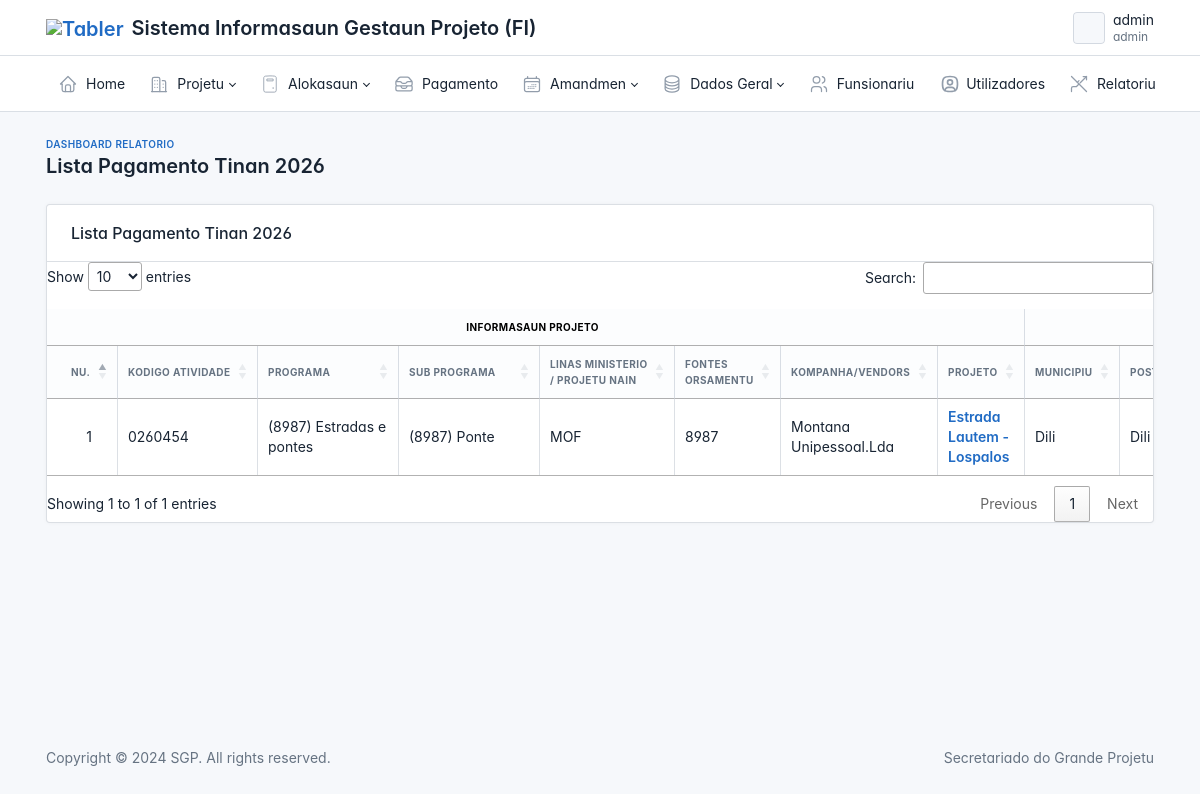
Page /report/all/list/2026/ (signed in) on the committed database.
### project/models.py (models this page shows, shortened)
class Project(models.Model):
    name = models.CharField(max_length=500, verbose_name="Projeto")
    activity_code = models.CharField(max_length=50, null=True, blank=True, verbose_name="Kodigo Atividade")
    program = models.ForeignKey(Program, on_delete=models.CASCADE, null=True, blank=True, verbose_name="Programa", related_name="project_program")
    sub_program = models.ForeignKey(SubProgram, on_delete=models.CASCADE, null=True, blank=True, verbose_name="Sub Programa", related_name="project_sub_program")
    owner = models.ForeignKey(Owner, on_delete=models.CASCADE, null=True, blank=True, related_name="project_owner")
    fund = models.ForeignKey(Fund, on_delete=models.CASCADE, null=True, blank=True, verbose_name="Fontes Orsamento", related_name="project_fund")
    type = models.ForeignKey(Type, on_delete=models.CASCADE, null=True, blank=True, verbose_name="Tipo Projeto", related_name='project_type')
    year = models.ForeignKey(Ano, on_delete=models.CASCADE, null=True, blank=True, verbose_name="Tinan Plano Projeto", related_name='project_year')
    owner_estimation = models.DecimalField(max_digits=11, decimal_places=2, blank=True, null=True)
    is_active = models.BooleanField(default=False, null=True, blank=True)
    datetime = models.DateTimeField(auto_now_add=True, null=True, blank=True)
    user = models.ForeignKey(User, on_delete=models.CASCADE, null=True,  blank=True, related_name="project_user")
    uuid = models.UUIDField(default=uuid.uuid4, editable=False, unique=True, null=True, blank=True)
    class Meta:
        verbose_name = "Projeto"
        verbose_name_plural = "Lista Projeto"

class Program(models.Model):
    code = models.CharField(max_length=10, null=True, blank=True)
    name = models.CharField(max_length=100)

class SubProgram(models.Model):
    program = models.ForeignKey(Program, on_delete=models.SET_NULL, null=True, blank=True)
    code = models.CharField(max_length=50, null=True, blank=True)
    name = models.CharField(max_length=100)

class Owner(models.Model):
    name = models.CharField(max_length=100)
    code = models.CharField(max_length=50)

class Fund(models.Model):
    code = models.CharField(max_length=50, null=True, blank=True)
    name = models.CharField(max_length=100)
    desc = models.TextField(blank=True)

class Company(models.Model):
    name = models.CharField(max_length=500, null=True)
    def __str__(self):
        return self.name

### custom/models.py (models this page shows, shortened)
class Municipality(models.Model):
	name = models.CharField(max_length=100)

class AdministrativePost(models.Model):
	municipality = models.ForeignKey(Municipality, on_delete=models.CASCADE, null=True, related_name='administrative_post')
	name = models.CharField(max_length=100)

### report/views.py (the view)
# urls.py: path('all/list/<int:year>/',views.RListAll, name='r-list-all'),
@login_required
def RListAll(request, year):
    year_selected = request.GET.get('year', year)
    ano_obj = Ano.objects.filter(ano=year_selected).first()
    project_list_data = []
    if ano_obj:
        projects = Project.objects.filter(
            project_allocation__year=ano_obj
        ).select_related(
            'program', 'sub_program', 'owner', 'fund', 'type', 'project_location',
            'project_location__municipality', 'project_location__administrative_post', 'project_location__village'
        ).distinct().order_by('id')
        for index, proj in enumerate(projects, start=1):
            last_amend_amount = proj.amendment_amount_project.all().order_by('-id').first()
            total_amend_amount_count = proj.amendment_amount_project.count()
            last_amend_time = proj.amendment_time_project.all().order_by('-id').first()
            total_amend_time_count = proj.amendment_time_project.count()
            alloc_year = proj.project_allocation.filter(year=ano_obj).first()
            last_transfer = proj.transferencia_project.all().order_by('-id').first()
            transfer_count = proj.transferencia_project.count()
            last_payment = proj.payment_project.all().order_by('-id').first()
            contract_original = proj.contract_project
            contract_final = proj.project_contract_amendment if hasattr(proj, 'project_contract_amendment') else None
            justification = ProjectJustification.objects.filter(project=proj).last()
            project_list_data.append({
                'no': index,
                'uuid': proj.uuid,
                'activity_code': proj.activity_code,
                'program_code': proj.program.code if proj.program else '-',
                'program_name': proj.program.name if proj.program else '-',
                'sub_program_code': proj.sub_program.code if proj.sub_program else '-',
                'sub_program_name': proj.sub_program.name if proj.sub_program else '-',
                'owner': proj.owner.name if proj.owner else '-',
                'owner_code': proj.owner.code if proj.owner else '-',
                'fund_code': proj.fund.code if proj.fund else '-',
                'fund': proj.fund.name if proj.fund else '-',
                'project_name': proj.name,
                'municipality': proj.project_location.municipality.name if hasattr(proj, 'project_location') and proj.project_location.municipality else '-',
                'administrative_post': proj.project_location.administrative_post.name if hasattr(proj, 'project_location') and proj.project_location.administrative_post else '-',
                'village': proj.project_location.village.name if hasattr(proj, 'project_location') and proj.project_location.village else '-',
                'aldeia': proj.project_location.aldeia.name if hasattr(proj, 'project_location') and proj.project_location.aldeia else '-',
                'latitude_start': proj.project_location.latitude_start if hasattr(proj, 'project_location') and proj.project_location.latitude_start else '-',
                'longitude_start': proj.project_location.longitude_start if hasattr(proj, 'project_location') and proj.project_location.longitude_start else '-',
                'latitude_end': proj.project_location.latitude_end if hasattr(proj, 'project_location') and proj.project_location.latitude_end else '-',
                'longitude_end': proj.project_location.longitude_end if hasattr(proj, 'project_location') and proj.project_location.longitude_end else '-',
                'company': contract_original.company if contract_original else '-',
                'contract_number': contract_original.number if contract_original else '-',
                'contract_start': getattr(contract_original, 'start_date', '-') or getattr(contract_original, 'date', '-'),
                'contract_end': getattr(last_amend_time, 'end_date', '-') or getattr(contract_original, 'end_date', '-'),
                'contract_original': contract_original.amount,
                'project_type': proj.type.name if proj.type else '-',
                'performance_security': contract_original.contract_bank_guarantee.first().performance_security if contract_original and contract_original.contract_bank_guarantee.exists() else 0.00,
                'advance_payment': contract_original.contract_bank_guarantee.first().advance_payment if contract_original and contract_original.contract_bank_guarantee.exists() else 0.00,
                'retention': contract_original.contract_bank_guarantee.first().retention if contract_original and contract_original.contract_bank_guarantee.exists() else 0.00,
                'performance_security_amount': contract_original.contract_bank_guarantee.first().performance_security_amount if contract_original and contract_original.contract_bank_guarantee.exists() else 0.00,
                'amount_advance_payment': contract_original.contract_bank_guarantee.first().amount_advance_payment if contract_original and contract_original.contract_bank_guarantee.exists() else 0.00,
                'retention_amount': contract_original.contract_bank_guarantee.first().retention_amount if contract_original and contract_original.contract_bank_guarantee.exists() else 0.00,
                'amend_cost_no': last_amend_amount.number if last_amend_amount else '-',
                'amend_cost_amount': last_amend_amount.amount if last_amend_amount else 0.00,
                'amend_time_no': last_amend_time.number if last_amend_time else '-',
                'amend_time_date': last_amend_time.date if last_amend_time else '-',
                'total_amend_time_count': total_amend_time_count,
                'total_amend_amount_count': total_amend_amount_count,
                'contract_final': contract_final.amendment_amount if contract_final and hasattr(contract_final, 'amendment_amount') else 0.00,
                'owner_estimation': proj.owner_estimation or 0.00,
                'total_project_cost': contract_final,
                'alloc_original': alloc_year.allocation_original if alloc_year else 0.00,
                'transfer_amount': last_transfer.transferencia if last_transfer else 0.00,
                'transfer_count_info': f"Transf. ba-{transfer_count}" if transfer_count > 0 else "Laiha Transferensia",
                'alloc_total': alloc_year.allocation_total if alloc_year else 0.00,
                'payment_date': last_payment.date if last_payment else '-',
                'payment': last_payment.payment_amount if last_payment else '-',
                'physical_progress': last_payment.physical_progress if last_payment else '-',
                'payment_cumulative': last_payment.comulative_amount if last_payment else 0.00,
                'payment_cumulative_percent': last_payment.comulative_percent if last_payment else 0.00,
                'payment_balance': last_payment.balance_amount if last_payment else 0.00,
                'payment_balance_percent': last_payment.balance_percent if last_payment else 0.00,
                'status': contract_original.status if contract_original.status else "-",
                'justification': justification.description if justification else '-'
            })
    lista_anos = Ano.objects.all().order_by('-ano')
    conteudo = {
        "title": f"Lista Pagamento Tinan {year_selected}",
        "year_selected": year_selected,
        "lista_anos": lista_anos,
        "project_list_data": project_list_data,
    }
    return render(request, 'report/list.html', conteudo)

### report/templates/report/list.html (shortened to what this page needs)
{% extends 'layout/base.html' %}
{% load static %}
{% load humanize %}
{% block content %}
<div class="page-wrapper">
    <div class="page-header d-print-none">
        <div class="container-xl">
            <div class="row g-2 align-items-center">
                <div class="col">
                    <div class="page-pretitle"><a href="{% url 'r-dashboard' %}">Dashboard Relatorio</a></div>
                    <h2 class="page-title">{{ title }} </h2>
                </div>
            </div>
        </div>
    </div>
    <div class="page-body">
        <div class="container-xl">
            <div class="card">
                <div class="card-header">
                    <h3 class="card-title">{{title}}</h3>
                </div>
                <div class="table-responsive">
                    <table id="myTable" class="table card-table table-vcenter text-nowrap table-hover table-bordered">
                        <thead class="bg-light">
                            <tr>
                                <th colspan="8" class="text-center bg-light text-black fw-holder" >Informasaun Projeto</th>
                                <th colspan="8" class="text-center bg-light text-black fw-holder" >Lokal Implementasaun</th>
                            </tr>
                            <tr>
                                <th>Nu.</th>
                                <th>Kodigo atividade</th>
                                <th>Programa</th>
                                <th>Sub Programa</th>
                                <th>Linas Ministerio <br> / Projetu Nain</th>
                                <th>Fontes <br> Orsamentu</th>
                                <th>Kompanha/Vendors</th>
                                <th>Projeto</th>
                                <th>Municipiu</th>
                                <th>Postu Administrativu</th>
                            </tr>
                        </thead>
                        <tbody>
                            {% for item in project_list_data %}
                            <tr>
                                <td class="text-center">{{ item.no }}</td>
                                <td>{{ item.activity_code|default:"-" }}</td>
                                <td class="text-wrap" style="min-width: 120px;">({{ item.program_code }}) {{ item.program_name }} </td>
                                <td class="text-wrap" style="min-width: 120px;">({{ item.sub_program_code }}) {{item.sub_program_name}}</td>
                                <td class="text-wrap">{{ item.owner_code }}</td>
                                <td>{{ item.fund_code }}</td>
                                <td class="text-wrap" style="max-width: 150px;">{{item.company}}</td>
                                <td class="text-wrap" style="max-width: 250px;"><strong class="text-dark"> <a href="{% url 'proj-detail' item.uuid %}">{{ item.project_name }}</a> </strong></td>
                                <td>{{ item.municipality }}</td>
                                <td>{{ item.administrative_post }}</td>
                            </tr>
                            {% empty %}
                            <tr>
                                <td colspan="34" class="text-center text-muted py-4">-</td>
                            </tr>
                            {% endfor %}
                        </tbody>
                    </table>
                </div>
            </div>
        </div>
    </div>
</div>
{% endblock content %}
{% block script %}
<link rel="stylesheet" href="https://cdn.datatables.net/1.13.7/css/jquery.dataTables.min.css">
<link rel="stylesheet" href="https://cdn.datatables.net/buttons/2.4.2/css/buttons.dataTables.min.css">
<link rel="stylesheet" href="https://cdn.datatables.net/searchbuilder/1.6.0/css/searchBuilder.dataTables.min.css">
{% endblock script %}

### main/templates/layout/header.html (shortened to what this page needs)
{% load static %}
<header class="navbar navbar-expand-md d-print-none" >
    <div class="container-xl">
      <h1 class="navbar-brand navbar-brand-autodark d-none-navbar-horizontal pe-0 pe-md-3">
        <a href="{% url 'index' %}" class="text-primary">
          <img src="{% static 'images/emblema.png' %}" width="110" height="32" alt="Tabler" class="navbar-brand-image">
        </a>
        Sistema Informasaun Gestaun Projeto (FI)
      </h1>
      <div class="navbar-nav flex-row order-md-last">
        <div class="nav-item dropdown">
          <a href="#" class="nav-link d-flex lh-1 text-reset p-0" data-bs-toggle="dropdown" aria-label="Open user menu">
            <span class="avatar avatar-sm" style="background-image: url({% static 'images/emblema.png' %})"></span>
            <div class="d-none d-xl-block ps-2">
              <div>{{ user.username }}</div>
              <div class="mt-1 small text-muted">{{ user.groups.first }}</div>
            </div>
          </a>
        </div>
      </div>
    </div>
  </header>
  {% if user.groups.all.0.name == 'admin' %}
    {% include "layout/admin_header.html" %}
  {% elif user.groups.all.0.name == 'diretor' or user.groups.all.0.name == 'sec_dir' %}
    {% include "layout/dir_header.html" %}
  {% elif user.groups.all.0.name == 'focal_point' %}
    {% include "layout/fc_header.html" %}
  {% elif user.groups.all.0.name == 'finance' %}
    {% include "layout/finance_header.html" %}
  {% endif %}

### rows in the picture
Project: activity_code "0260454", project_name "Estrada Lautem - Lospalos"
Program: program_code "8987", program_name "Estradas e pontes"
SubProgram: sub_program_code "8987", sub_program_name "Ponte"
Owner: owner_code "MOF"
Fund: fund_code "8987"
Company: company "Montana Unipessoal.Lda"
Municipality: municipality "Dili"
AdministrativePost: administrative_post "Dili"

### other values in the picture
{{ user.username }} "admin"
{{ user.groups.first }} "admin"
{{ title }} "Lista Pagamento Tinan 2026"
{{ item.no }} "1"
